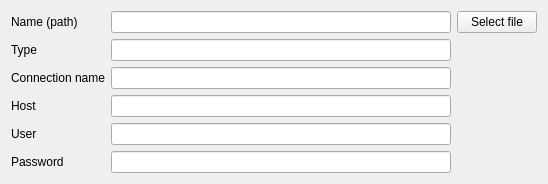
<?xml version="1.0" encoding="UTF-8"?>
<ui version="4.0">
 <class>tlinsWSettingsDatabase</class>
 <widget class="QWidget" name="tlinsWSettingsDatabase">
  <property name="geometry">
   <rect>
    <x>0</x>
    <y>0</y>
    <width>548</width>
    <height>159</height>
   </rect>
  </property>
  <property name="windowTitle">
   <string>Form</string>
  </property>
  <layout class="QGridLayout" name="gridLayout">
   <item row="0" column="0">
    <layout class="QGridLayout" name="gridLayout_2">
     <item row="1" column="2">
      <widget class="QLineEdit" name="databaseType"/>
     </item>
     <item row="1" column="0">
      <widget class="QLabel" name="label">
       <property name="text">
        <string>Type</string>
       </property>
      </widget>
     </item>
     <item row="3" column="2">
      <widget class="QLineEdit" name="host"/>
     </item>
     <item row="2" column="0">
      <widget class="QLabel" name="label_3">
       <property name="text">
        <string>Connection name</string>
       </property>
      </widget>
     </item>
     <item row="4" column="0">
      <widget class="QLabel" name="label_5">
       <property name="text">
        <string>User</string>
       </property>
      </widget>
     </item>
     <item row="0" column="2">
      <widget class="QLineEdit" name="filePath"/>
     </item>
     <item row="0" column="0">
      <widget class="QLabel" name="label_2">
       <property name="text">
        <string>Name (path)</string>
       </property>
      </widget>
     </item>
     <item row="0" column="4">
      <widget class="QPushButton" name="selectFile">
       <property name="text">
        <string>Select file</string>
       </property>
      </widget>
     </item>
     <item row="4" column="2">
      <widget class="QLineEdit" name="user"/>
     </item>
     <item row="2" column="2">
      <widget class="QLineEdit" name="connectionName"/>
     </item>
     <item row="3" column="0">
      <widget class="QLabel" name="label_4">
       <property name="text">
        <string>Host</string>
       </property>
      </widget>
     </item>
     <item row="5" column="0">
      <widget class="QLabel" name="label_6">
       <property name="text">
        <string>Password</string>
       </property>
      </widget>
     </item>
     <item row="5" column="2">
      <widget class="QLineEdit" name="password">
       <property name="echoMode">
        <enum>QLineEdit::Password</enum>
       </property>
      </widget>
     </item>
    </layout>
   </item>
  </layout>
 </widget>
 <resources/>
 <connections/>
</ui>
